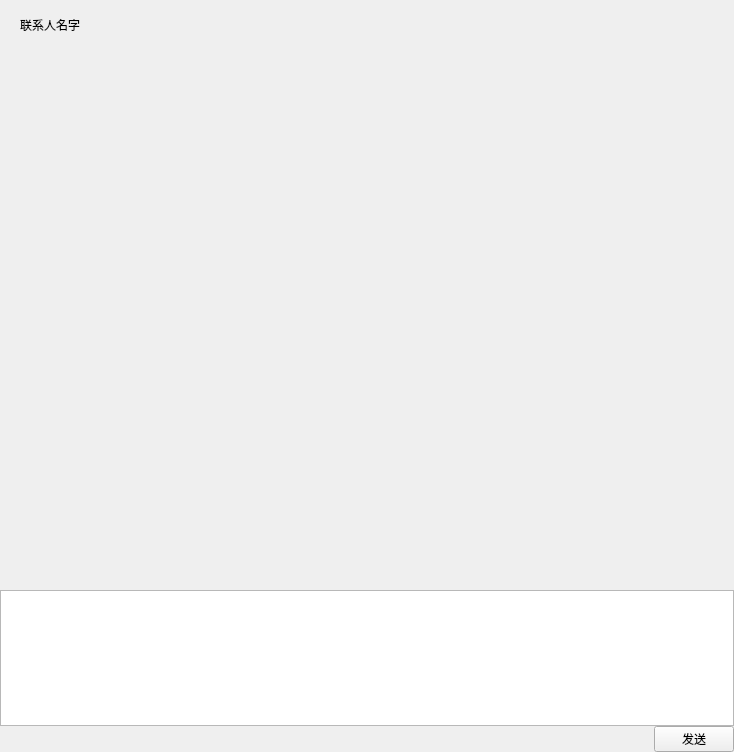
<?xml version="1.0" encoding="UTF-8"?>
<ui version="4.0">
 <class>ChatPage</class>
 <widget class="QWidget" name="ChatPage">
  <property name="geometry">
   <rect>
    <x>0</x>
    <y>0</y>
    <width>734</width>
    <height>752</height>
   </rect>
  </property>
  <property name="windowTitle">
   <string>Form</string>
  </property>
  <layout class="QVBoxLayout" name="verticalLayout">
   <property name="spacing">
    <number>0</number>
   </property>
   <property name="leftMargin">
    <number>0</number>
   </property>
   <property name="topMargin">
    <number>0</number>
   </property>
   <property name="rightMargin">
    <number>0</number>
   </property>
   <property name="bottomMargin">
    <number>0</number>
   </property>
   <item>
    <layout class="QVBoxLayout" name="right_content_vlayout">
     <property name="spacing">
      <number>0</number>
     </property>
     <item>
      <layout class="QVBoxLayout" name="chat_msg_list_vLayout">
       <item>
        <layout class="QHBoxLayout" name="horizontalLayout_6">
         <property name="leftMargin">
          <number>0</number>
         </property>
         <property name="topMargin">
          <number>10</number>
         </property>
         <property name="bottomMargin">
          <number>10</number>
         </property>
         <item>
          <spacer name="horizontalSpacer_6">
           <property name="orientation">
            <enum>Qt::Horizontal</enum>
           </property>
           <property name="sizeType">
            <enum>QSizePolicy::Fixed</enum>
           </property>
           <property name="sizeHint" stdset="0">
            <size>
             <width>20</width>
             <height>20</height>
            </size>
           </property>
          </spacer>
         </item>
         <item>
          <widget class="QLabel" name="contact_name_lb">
           <property name="sizePolicy">
            <sizepolicy hsizetype="Preferred" vsizetype="Fixed">
             <horstretch>0</horstretch>
             <verstretch>0</verstretch>
            </sizepolicy>
           </property>
           <property name="minimumSize">
            <size>
             <width>0</width>
             <height>30</height>
            </size>
           </property>
           <property name="maximumSize">
            <size>
             <width>16777215</width>
             <height>30</height>
            </size>
           </property>
           <property name="text">
            <string>联系人名字</string>
           </property>
           <property name="alignment">
            <set>Qt::AlignCenter</set>
           </property>
          </widget>
         </item>
         <item>
          <spacer name="horizontalSpacer_4">
           <property name="orientation">
            <enum>Qt::Horizontal</enum>
           </property>
           <property name="sizeHint" stdset="0">
            <size>
             <width>40</width>
             <height>20</height>
            </size>
           </property>
          </spacer>
         </item>
        </layout>
       </item>
       <item>
        <widget class="ChattingRecordsList" name="chat_records_list" native="true">
         <property name="sizePolicy">
          <sizepolicy hsizetype="Preferred" vsizetype="Preferred">
           <horstretch>0</horstretch>
           <verstretch>0</verstretch>
          </sizepolicy>
         </property>
         <property name="minimumSize">
          <size>
           <width>0</width>
           <height>500</height>
          </size>
         </property>
        </widget>
       </item>
      </layout>
     </item>
     <item>
      <layout class="QVBoxLayout" name="verticalLayout_5">
       <item>
        <layout class="QHBoxLayout" name="horizontalLayout_4">
         <property name="spacing">
          <number>20</number>
         </property>
         <property name="leftMargin">
          <number>20</number>
         </property>
         <property name="topMargin">
          <number>5</number>
         </property>
         <property name="bottomMargin">
          <number>5</number>
         </property>
         <item>
          <widget class="ButtonLabel" name="send_image_lb">
           <property name="sizePolicy">
            <sizepolicy hsizetype="Fixed" vsizetype="Fixed">
             <horstretch>0</horstretch>
             <verstretch>0</verstretch>
            </sizepolicy>
           </property>
           <property name="minimumSize">
            <size>
             <width>30</width>
             <height>30</height>
            </size>
           </property>
           <property name="maximumSize">
            <size>
             <width>30</width>
             <height>30</height>
            </size>
           </property>
           <property name="text">
            <string/>
           </property>
           <property name="alignment">
            <set>Qt::AlignCenter</set>
           </property>
          </widget>
         </item>
         <item>
          <widget class="ButtonLabel" name="send_file_lb">
           <property name="sizePolicy">
            <sizepolicy hsizetype="Fixed" vsizetype="Fixed">
             <horstretch>0</horstretch>
             <verstretch>0</verstretch>
            </sizepolicy>
           </property>
           <property name="minimumSize">
            <size>
             <width>30</width>
             <height>30</height>
            </size>
           </property>
           <property name="maximumSize">
            <size>
             <width>30</width>
             <height>30</height>
            </size>
           </property>
           <property name="text">
            <string/>
           </property>
           <property name="alignment">
            <set>Qt::AlignCenter</set>
           </property>
          </widget>
         </item>
         <item>
          <widget class="ButtonLabel" name="label_3">
           <property name="sizePolicy">
            <sizepolicy hsizetype="Fixed" vsizetype="Fixed">
             <horstretch>0</horstretch>
             <verstretch>0</verstretch>
            </sizepolicy>
           </property>
           <property name="minimumSize">
            <size>
             <width>30</width>
             <height>30</height>
            </size>
           </property>
           <property name="maximumSize">
            <size>
             <width>30</width>
             <height>30</height>
            </size>
           </property>
           <property name="text">
            <string/>
           </property>
           <property name="alignment">
            <set>Qt::AlignCenter</set>
           </property>
          </widget>
         </item>
         <item>
          <spacer name="horizontalSpacer_2">
           <property name="orientation">
            <enum>Qt::Horizontal</enum>
           </property>
           <property name="sizeHint" stdset="0">
            <size>
             <width>40</width>
             <height>20</height>
            </size>
           </property>
          </spacer>
         </item>
        </layout>
       </item>
       <item>
        <layout class="QVBoxLayout" name="verticalLayout_4">
         <item>
          <widget class="SendMsgTextEdit" name="send_msg_textEdit">
           <property name="sizePolicy">
            <sizepolicy hsizetype="Preferred" vsizetype="Fixed">
             <horstretch>0</horstretch>
             <verstretch>0</verstretch>
            </sizepolicy>
           </property>
           <property name="minimumSize">
            <size>
             <width>0</width>
             <height>100</height>
            </size>
           </property>
           <property name="maximumSize">
            <size>
             <width>16777215</width>
             <height>150</height>
            </size>
           </property>
          </widget>
         </item>
         <item>
          <layout class="QHBoxLayout" name="horizontalLayout_3">
           <item>
            <spacer name="horizontalSpacer">
             <property name="orientation">
              <enum>Qt::Horizontal</enum>
             </property>
             <property name="sizeHint" stdset="0">
              <size>
               <width>40</width>
               <height>20</height>
              </size>
             </property>
            </spacer>
           </item>
           <item>
            <widget class="QPushButton" name="send_msg_btn">
             <property name="text">
              <string>发送</string>
             </property>
            </widget>
           </item>
          </layout>
         </item>
        </layout>
       </item>
      </layout>
     </item>
    </layout>
   </item>
  </layout>
 </widget>
 <customwidgets>
  <customwidget>
   <class>ButtonLabel</class>
   <extends>QLabel</extends>
   <header location="global">components/buttonlabel.h</header>
   <slots>
    <signal>clicked(QMouseEvent*)</signal>
    <slot>onClicked(QMouseEventt*)</slot>
   </slots>
  </customwidget>
  <customwidget>
   <class>SendMsgTextEdit</class>
   <extends>QTextEdit</extends>
   <header location="global">sendmsgtextedit.h</header>
  </customwidget>
  <customwidget>
   <class>ChattingRecordsList</class>
   <extends>QWidget</extends>
   <header location="global">chatMsgList/chattingrecordslist.h</header>
   <container>1</container>
  </customwidget>
 </customwidgets>
 <resources/>
 <connections/>
</ui>
